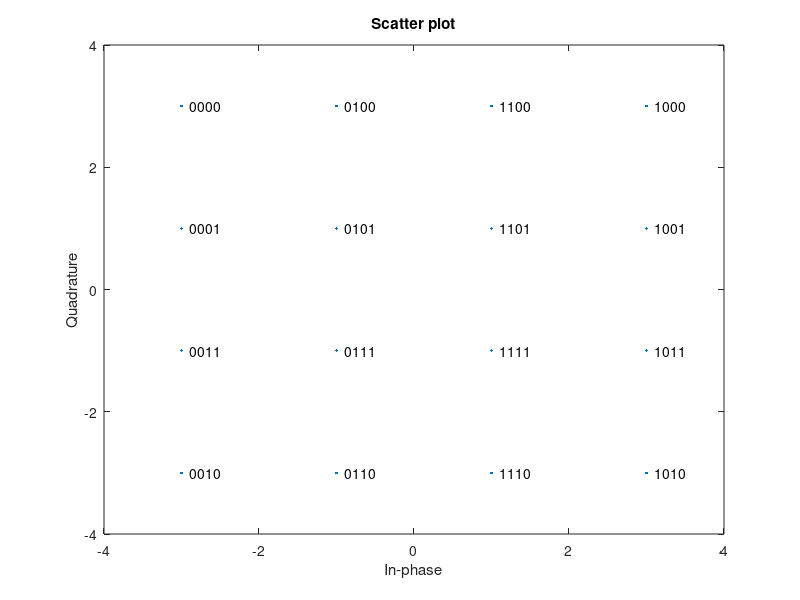
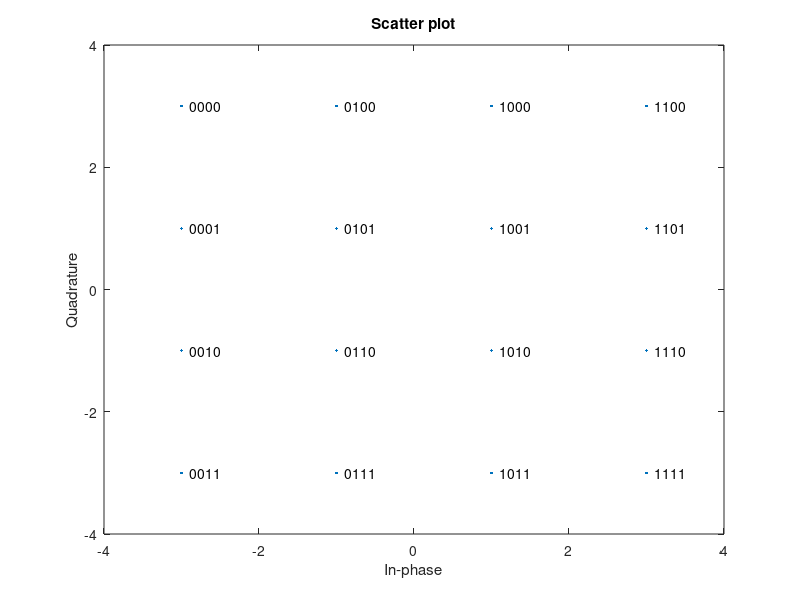

These charts were generated, in order, by the following MATLAB code:
%% Plotting Signal Constellations
% This example, described in the Getting Started chapter of the
% Communications Toolbox documentation, aims to solve the following
% problem:
%
% Plot a 16-QAM signal constellation with annotations that
% indicate the mapping from integers to constellation points.

% Copyright 1996-2004 The MathWorks, Inc.
% $Revision: 1.1.6.1 $ $Date: 2004/01/09 17:35:28 $

%% Initial Plot, Without Gray Coding
M = 16; % Number of points in constellation
intg = [0:M-1].'; % Vector of integers between 0 and M-1
pt = qammod(intg,M); % Vector of all points in constellation

% Plot the constellation.
scatterplot(pt);

% Include text annotations that number the points.
text(real(pt)+0.1,imag(pt),dec2bin(intg));
axis([-4 4 -4 4]); % Change axis so all labels fit in plot.

%% Modified Plot, With Gray Coding
M = 16; % Number of points in constellation
intg = [0:M-1].';
mapping = [0 1 3 2 4 5 7 6 12 13 15 14 8 9 11 10].';
intgray = mapping(intg+1);
pt = qammod(intgray,M); % Vector of all points in constellation

scatterplot(pt); % Plot the constellation.

% Include text annotations that number the points.
text(real(pt)+0.1,imag(pt),dec2bin(intg));
axis([-4 4 -4 4]); % Change axis so all labels fit in plot.
